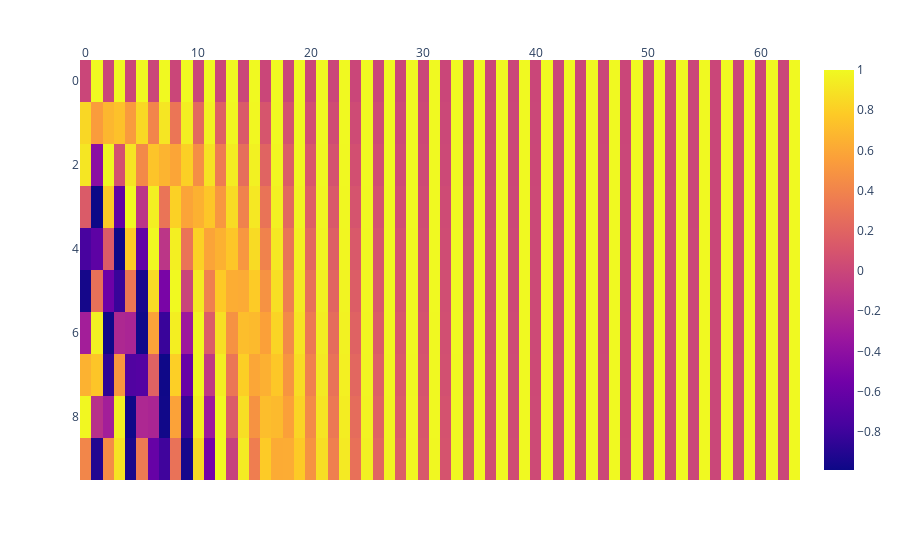

The notebook cell this image was saved under:
### Code cell
tokens = 10
dimensions = 64

pos_encoding = positional_encoding(tokens, dimensions)
print (pos_encoding.shape)
df = pd.DataFrame(pos_encoding[0], columns=np.arange(dimensions))
fig = px.imshow(df, aspect=True)

fig.update_xaxes(side="top")

fig.update_layout(
    xaxis = dict(
        tickmode = 'linear',
        tick0 = 0,
        dtick = 10
    )
)

### Figure 1 — Plotly figure (JSON) as saved in the notebook; plotly's stock layout.template omitted (floating-point values rounded to 4 significant figures; data arrays with more than 128 entries replaced by an {"elided": "..."} marker saying what was removed)
{"data": [{"coloraxis": "coloraxis", "hovertemplate": "x: %{x}<br>y: %{y}<br>color: %{z}<extra></extra>", "name": "0", "type": "heatmap", "x": [0, 1, 2, 3, 4, 5, 6, 7, 8, 9, 10, 11, 12, 13, 14, 15, 16, 17, 18, 19, 20, 21, 22, 23, 24, 25, 26, 27, 28, 29, 30, 31, 32, 33, 34, 35, 36, 37, 38, 39, 40, 41, 42, 43, 44, 45, 46, 47, 48, 49, 50, 51, 52, 53, 54, 55, 56, 57, 58, 59, 60, 61, 62, 63], "xaxis": "x", "y": [0, 1, 2, 3, 4, 5, 6, 7, 8, 9], "yaxis": "y", "z": {"elided": "10x64 float values"}}], "layout": {"coloraxis": {"colorscale": [[0, "#0d0887"], [0.1111, "#46039f"], [0.2222, "#7201a8"], [0.3333, "#9c179e"], [0.4444, "#bd3786"], [0.5556, "#d8576b"], [0.6667, "#ed7953"], [0.7778, "#fb9f3a"], [0.8889, "#fdca26"], [1, "#f0f921"]]}, "margin": {"t": 60}, "xaxis": {"anchor": "y", "domain": [0, 1], "dtick": 10, "side": "top", "tick0": 0, "tickmode": "linear"}, "yaxis": {"anchor": "x", "autorange": "reversed", "domain": [0, 1]}}}
